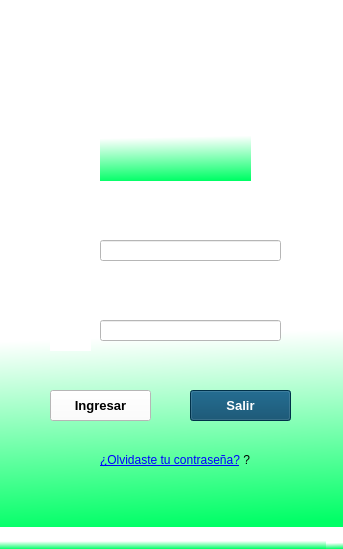
<?xml version="1.0" encoding="UTF-8"?>
<ui version="4.0">
 <class>MainWindow</class>
 <widget class="QMainWindow" name="MainWindow">
  <property name="geometry">
   <rect>
    <x>0</x>
    <y>0</y>
    <width>343</width>
    <height>549</height>
   </rect>
  </property>
  <property name="windowTitle">
   <string>MainWindow</string>
  </property>
  <property name="styleSheet">
   <string notr="true">background-color: qlineargradient(spread:pad, x1:0.487, y1:1, x2:0.478, y2:0.636364, stop:0 rgb(0, 255, 102), stop:1 rgba(255, 255, 255, 255));
</string>
  </property>
  <widget class="QWidget" name="centralwidget">
   <widget class="QLabel" name="label">
    <property name="geometry">
     <rect>
      <x>100</x>
      <y>60</y>
      <width>151</width>
      <height>121</height>
     </rect>
    </property>
    <property name="whatsThis">
     <string>&lt;html&gt;&lt;head/&gt;&lt;body&gt;&lt;p&gt;&lt;img src=&quot;:/cct/Imagen de WhatsApp 2024-08-13 a las 20.52.17_e647f5ba.jpg&quot;/&gt;&lt;/p&gt;&lt;/body&gt;&lt;/html&gt;</string>
    </property>
    <property name="styleSheet">
     <string notr="true">border-image: url(:/cct/Imagen de WhatsApp 2024-07-01 a las 22.24.56_ee4dc190.jpg);
border-image: url(:/cct/Imagen de WhatsApp 2024-08-13 a las 20.52.17_e647f5ba.jpg);</string>
    </property>
    <property name="text">
     <string/>
    </property>
    <property name="pixmap">
     <pixmap>Imagenes/Imagen de WhatsApp 2024-08-13 a las 20.52.17_e647f5ba.jpg</pixmap>
    </property>
    <property name="scaledContents">
     <bool>true</bool>
    </property>
   </widget>
   <widget class="QLabel" name="label_2">
    <property name="geometry">
     <rect>
      <x>50</x>
      <y>230</y>
      <width>41</width>
      <height>41</height>
     </rect>
    </property>
    <property name="styleSheet">
     <string notr="true">border-image: url(:/cct/8666609_user_icon.png);
color: rgb(255, 255, 255);
background-color: rgb(255, 255, 255);</string>
    </property>
    <property name="text">
     <string/>
    </property>
    <property name="pixmap">
     <pixmap>Imagenes/8666609_user_icon.png</pixmap>
    </property>
    <property name="scaledContents">
     <bool>true</bool>
    </property>
   </widget>
   <widget class="QLineEdit" name="txtUsuario">
    <property name="geometry">
     <rect>
      <x>100</x>
      <y>240</y>
      <width>181</width>
      <height>21</height>
     </rect>
    </property>
    <property name="styleSheet">
     <string notr="true">background-color: rgb(255, 255, 255);</string>
    </property>
   </widget>
   <widget class="QLabel" name="label_3">
    <property name="geometry">
     <rect>
      <x>50</x>
      <y>310</y>
      <width>41</width>
      <height>41</height>
     </rect>
    </property>
    <property name="styleSheet">
     <string notr="true">background-color: rgb(255, 255, 255);
border-image: url(:/cct/8666757_lock_security_icon.png);</string>
    </property>
    <property name="text">
     <string/>
    </property>
    <property name="pixmap">
     <pixmap>Imagenes/8666757_lock_security_icon.png</pixmap>
    </property>
    <property name="scaledContents">
     <bool>true</bool>
    </property>
   </widget>
   <widget class="QLineEdit" name="txtContrasea">
    <property name="geometry">
     <rect>
      <x>100</x>
      <y>320</y>
      <width>181</width>
      <height>21</height>
     </rect>
    </property>
    <property name="styleSheet">
     <string notr="true">background-color: rgb(255, 255, 255);</string>
    </property>
    <property name="echoMode">
     <enum>QLineEdit::Password</enum>
    </property>
   </widget>
   <widget class="QPushButton" name="loginButton">
    <property name="geometry">
     <rect>
      <x>50</x>
      <y>390</y>
      <width>101</width>
      <height>31</height>
     </rect>
    </property>
    <property name="font">
     <font>
      <pointsize>10</pointsize>
      <weight>75</weight>
      <bold>true</bold>
     </font>
    </property>
    <property name="styleSheet">
     <string notr="true">background-color: rgb(255, 255, 255);</string>
    </property>
    <property name="text">
     <string>Ingresar</string>
    </property>
   </widget>
   <widget class="QPushButton" name="cancelButton">
    <property name="geometry">
     <rect>
      <x>190</x>
      <y>390</y>
      <width>101</width>
      <height>31</height>
     </rect>
    </property>
    <property name="font">
     <font>
      <pointsize>10</pointsize>
      <weight>75</weight>
      <bold>true</bold>
     </font>
    </property>
    <property name="styleSheet">
     <string notr="true">background-color: rgb(0, 68, 102);
color: rgb(255, 255, 255)</string>
    </property>
    <property name="text">
     <string>Salir</string>
    </property>
   </widget>
   <widget class="QLabel" name="olvidaste_contrasena">
    <property name="geometry">
     <rect>
      <x>100</x>
      <y>450</y>
      <width>151</width>
      <height>20</height>
     </rect>
    </property>
    <property name="styleSheet">
     <string notr="true">font: 10pt &quot;Arial&quot;;
background-color: transparent;
color:rgb(0, 0, 0)</string>
    </property>
    <property name="text">
     <string>&lt;a href=&quot;#&quot;&gt;¿Olvidaste tu contraseña?&lt;/a&gt;
?</string>
    </property>
   </widget>
  </widget>
  <widget class="QStatusBar" name="statusbar"/>
 </widget>
 <resources/>
 <connections/>
</ui>
